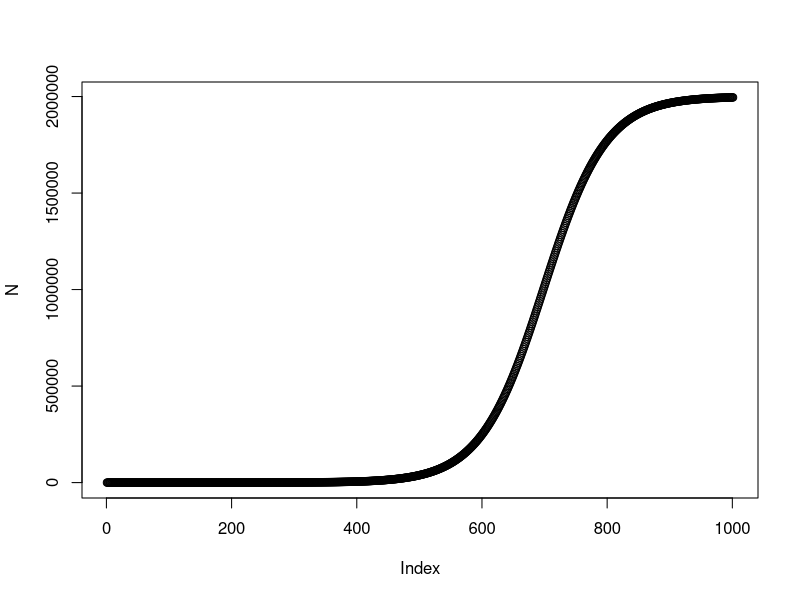

Source code (R):
# Model to describe a logistic population growth

N0 = 2 # initial population
r = 0.02 #instantaneous growth rate
K = 2 * 10^6 #carrying capacity
T_max = 1000 # simulation time limit


N <- c()
N <- c(N0, N)

for (i in 1:T_max) {
  N = c(N, N[i] + r*N[i]*(1 - N[i]/K))
}

plot(N)
